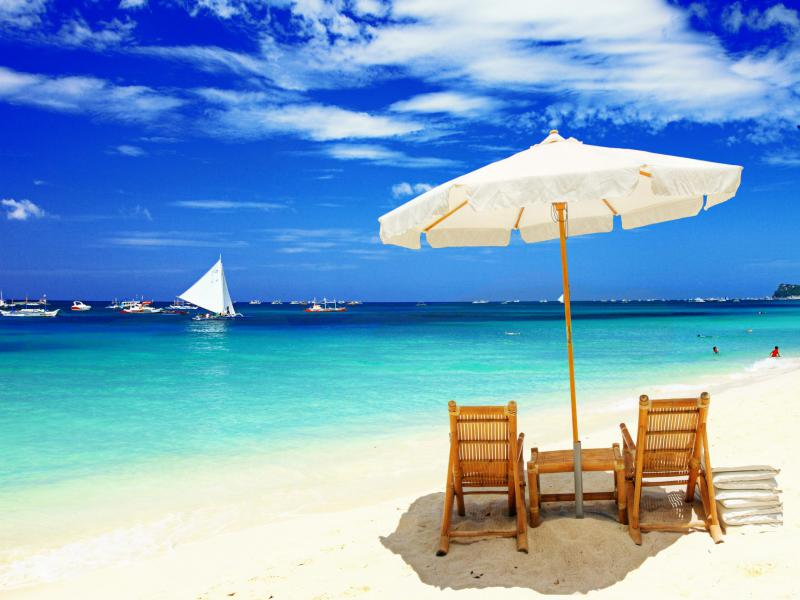
#> input picture beach.jpg, 800 x 600 px
$ jupyter execute --allow-errors iccs101_imgprocessing.ipynb   (shell and % lines are left out)   (Python 2 division)
#> lines starting #> are read from the running program, lines starting #| are printed output that depends on the picture
[cell 1]
import matplotlib.pyplot as plt
import numpy as np
from scipy import ndimage

# Import and Convert img to numpy array

[cell 2]
beach_img = plt.imread('beach.jpg')
#> beach_img is the input picture: shape (600, 800, 3); mean R, G, B 122.1, 164.4, 199.3
#print beach_img

[cell 3]
plt.imshow(beach_img)

# Having Some Fun

[cell 4]
lum_img = beach_img
#print lum_img[0,0]
my_img = np.zeros((200,100))
#> (the rest of this cell did not finish here and is left out)

# Change Image to Grey Scale

The formula to change to grey scale is

$V = 0.2989 * R + 0.5870 * G + 0.1140 * B$

[cell 5]
nbeach = beach_img.shape
#> nbeach = (600, 800, 3)
beach_gimg = np.zeros(shape=(600,800), dtype='uint8')
for r in range(nbeach[0]):
    for c in range(nbeach[1]):
        R,G,B = beach_img[r][c]
        beach_gimg[r][c] = int(0.2989*R + 0.5870 * G + 0.1140 * B)
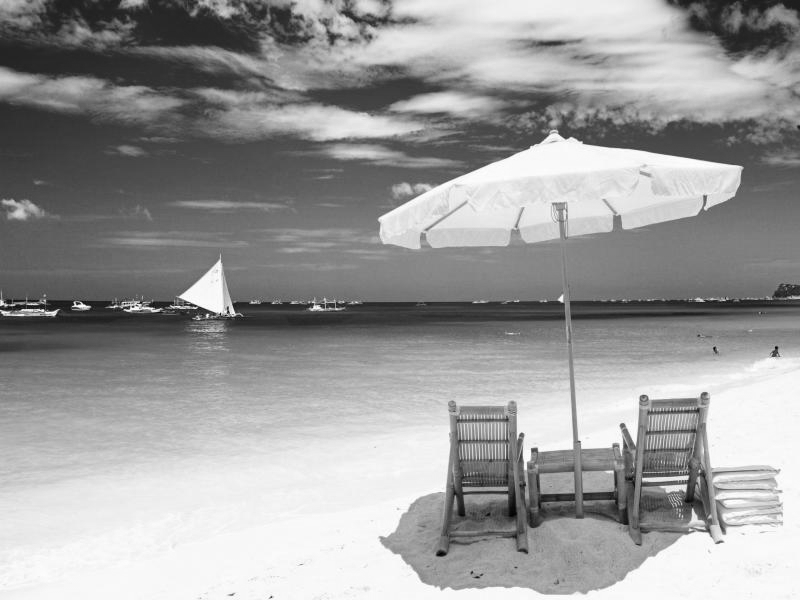
#> beach_gimg: shape (600, 800); min 1, max 254, mean 155.2

def show_grey(img):
    plt.imshow(img, cmap=plt.get_cmap('gray'), vmin=0, vmax=255)

show_grey(beach_gimg)

# Creating the Inverse of the Image
minus 255 on EACH pixel

[cell 6]
print beach_gimg[100:103, 100:103]
#| [[119 114 111]
#|  [109 106 103]
#|  [100  99 100]]
ng_gimg = 255 - beach_gimg
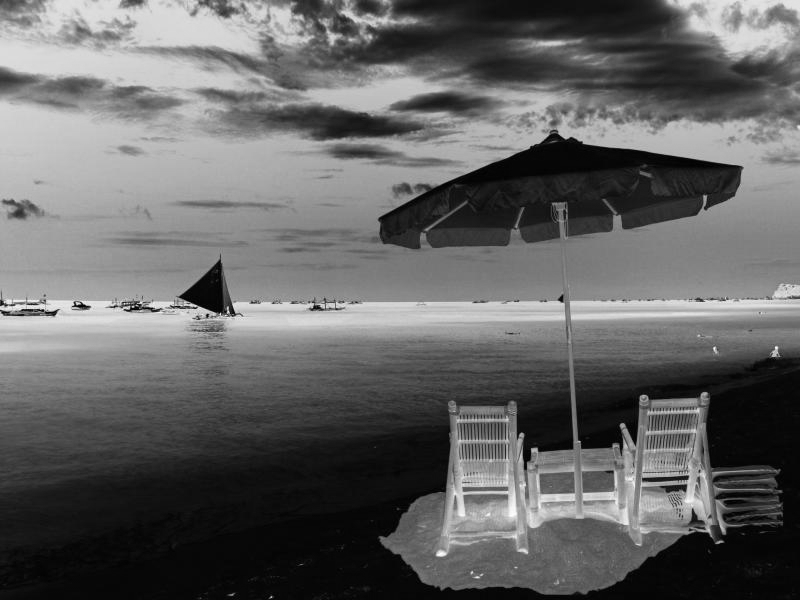
#> ng_gimg: shape (600, 800); min 1, max 254, mean 99.8
show_grey(ng_gimg)

# Doing Guassian Blur
- Create a mask on top of the image in a particular location
- Move this mask across the image at every location
- Compute the average value of the mask and change the center of the mask to the new compute average value
- Guassian is "normally distributed" NOT uniformly distributed
- Guassian mask is usually circular but the image is not circular so approximate a circle not a circle

[cell 7]
#we use scipy
b_gimg = ndimage.gaussian_filter(ng_gimg, sigma=3)
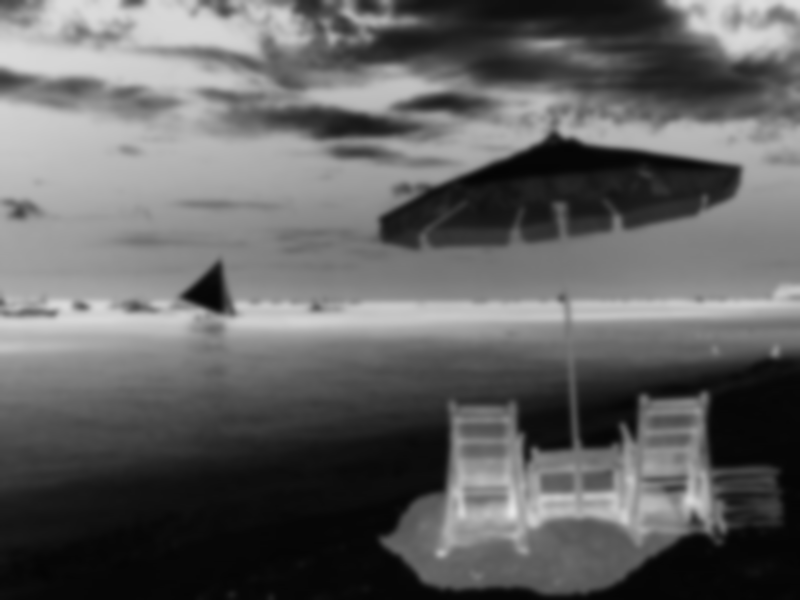
#> b_gimg: shape (600, 800); min 4, max 230, mean 98.8
show_grey(b_gimg)

# We are going to dodge blur

[cell 8]
def dodge(image, mask):
    return np.clip(image*256/(255-mask), 0, 255)
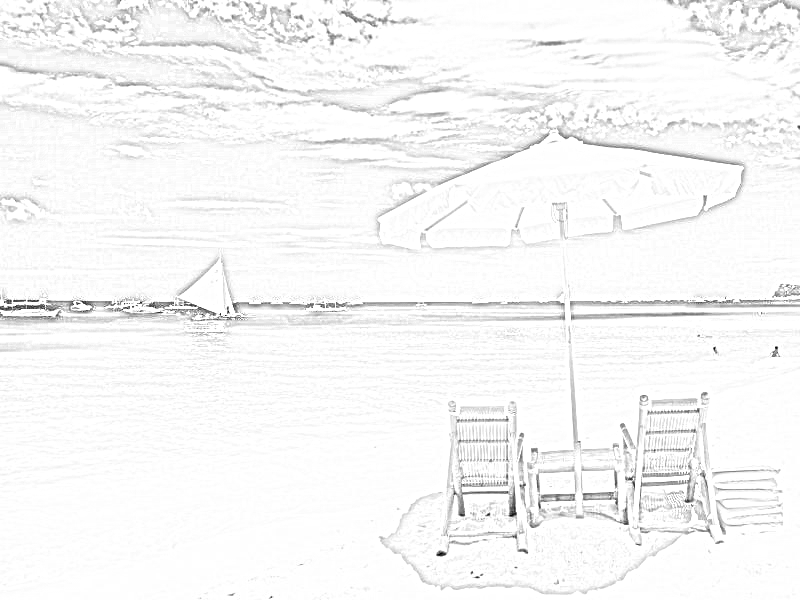
#> returned value: shape (600, 800) uint16; min 3, max 255, mean 246.8

dodge_img = dodge(beach_gimg, b_gimg)
show_grey(dodge_img)
final_img = 0.9 * dodge_img + 0.2 * beach_gimg
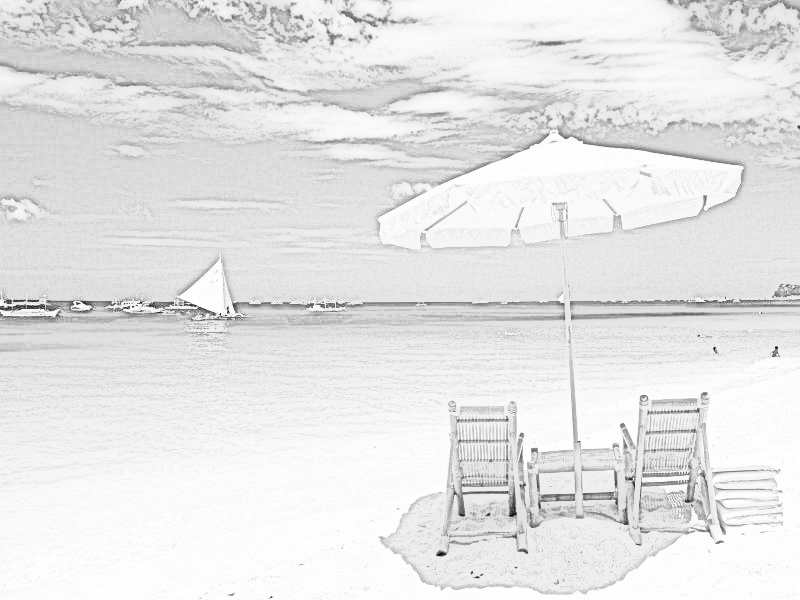
#> final_img: shape (600, 800) float64; min 2.9, max 280.3, mean 253.1; drawn with min black and max white
plt.figure()
show_grey(final_img)

# We can also do box filter
- we each location we draw a box n by n
- compute the average value inside the box
- replace the box with the average value

[cell 9]
def box_filter(image, mask_size):
#> called with mask_size = 50
    new_image = np.zeros(image.shape, dtype='uint8')
    h = image.shape[0]
#> h = 600
    w = image.shape[1]
#> w = 800
    box_right = 0
    box_left = 0
    for r in range(h):
        for c in range(w):
            if r+mask_size/2 <= h and c+mask_size/2 <= w:
                box_right = image[r:r+mask_size/2, c:c+mask_size/2]
            if r-mask_size/2 > 0 and c-mask_size/2 > 0:
                box_left = image[r-mask_size/2:r, c-mask_size/2:c]
            new_image[r][c] = np.mean(box_right) + np.mean(box_left)
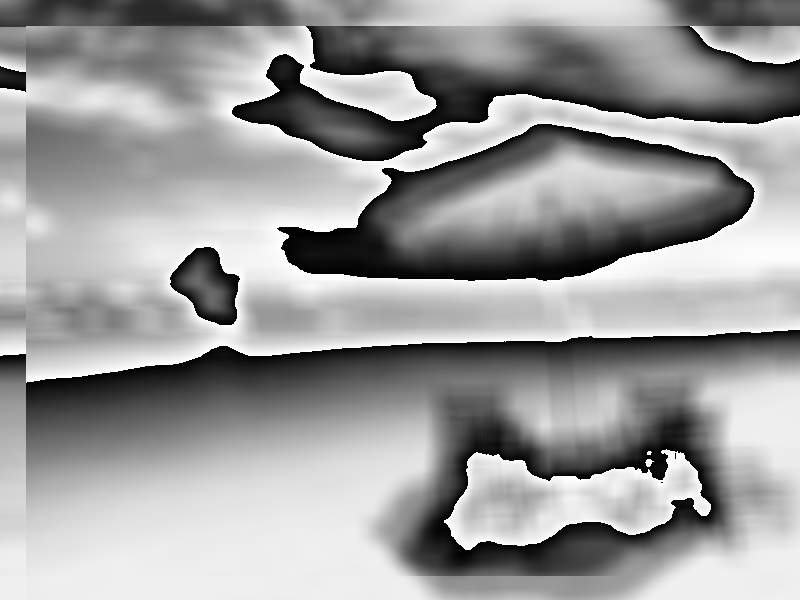
#> new_image: shape (600, 800); min 0, max 255, mean 155.6
    return new_image

#print box_fill_img
box_fill_img = box_filter(beach_gimg, 50)
show_grey(box_fill_img)
plt.figure()
show_grey(beach_gimg)
